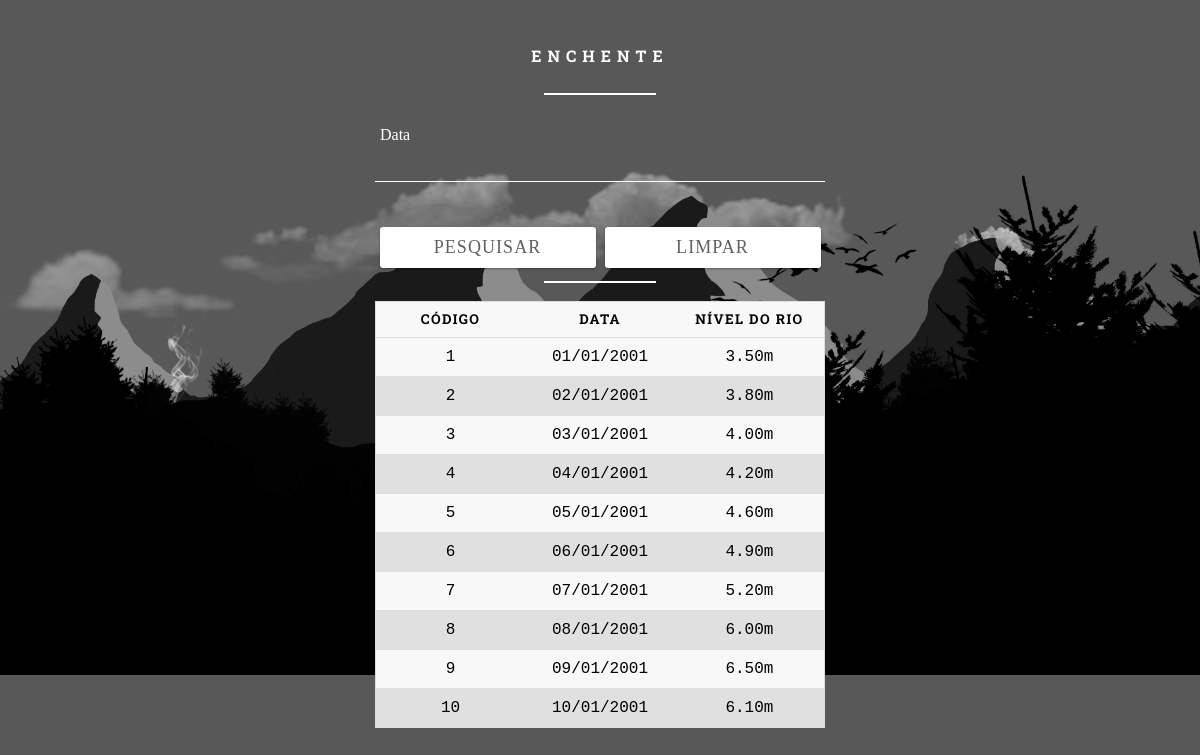
The page /ExerciciosCRUD1/Exercicio10.php on the database its author committed.
### tables this page shows
create table enchente(
	codigo int auto_increment primary key,
    dataAtual varchar(50),
    nivelDoRio decimal(16,2)
);

### ExerciciosCRUD1/conf/conf.inc.php (called while the page is built, shortened)
<?php
	$tb_enchente = 'enchente';
?>

### ExerciciosCRUD1/Exercicio10.php (the view, shortened to what this page needs)
<!DOCTYPE html>
<html lang="pt-BR">
<?php
  require 'connect/connect.php';
  $pesquisa = isset($_POST['pesquisa'])?$_POST['pesquisa']:'';
?>
<head>
  <link rel="stylesheet" href="assets/css/basico.css" />
</head>
<body>
  <form method="post">
    <h5>Enchente</h5>
    <hr class="dividir" />
    <div class="input">
      <input type="text" name="pesquisa" value="<?php echo $pesquisa; ?>" />
      <label>Data</label>
    </div>
    <div class="input">
      <input type="submit" value="Pesquisar" />
      <input type="reset" value="Limpar" />
    </div>
    </form>
    <form>
    <br /><br /><br />
    <hr class="dividir" />
    <br />
    <table>
      <thead>
        <th scope="col">Código</th>
        <th scope="col">Data</th>
        <th scope="col">Nível do Rio</th>
      </thead>
      <?php
        $sql = 'select * from '. $tb_enchente. ' where dataAtual like "'. $pesquisa. '%" order by codigo';
        $resultado = mysqli_query($conexao, $sql);
        while ($row = mysqli_fetch_array($resultado)) {
          echo '<tr>';
          echo '<td>'. $row['codigo']. '</td>';
          echo '<td>'. $row['dataAtual']. '</td>';
          echo '<td>'. $row['nivelDoRio']. 'm</td>';
          echo '</tr>';
        }
      ?>
    </table>
  </form>
</body>
</html>

### ExerciciosCRUD1/assets/css/basico.css (style rules this page uses)
body { background: url("../images/wallpaper.png"); background-position: top; background-repeat: repeat; background-clip: border-box; background-size: 100%; background-origin: border-box; background-attachment: fixed; font-family: 'Roboto Slab', monospace; color: white; font-size: 16px; font-weight: normal; }
form { width: 450px; margin: 45px auto; }
h5 { text-align: center; text-transform: uppercase; color: #fff; letter-spacing: 6px; font-size: 16px; }
hr.dividir { background: #fff; -webkit-box-shadow: none; box-shadow: none; border: none; height: 2px; width: 25%; margin: 0px auto 0px auto; }
.input { position: relative; margin: 45px 0; width: 450px; font-family: 'Roboto Slab'; }
label { font-family: 'Roboto Slab'; }
input, textarea { background: none; color: #fff; font-size: 18px; padding: 10px 10px 10px 5px; font-family: 'Roboto Slab'; display: block; width: 450px; border: none; border-radius: 0; border-bottom: 1px solid #fff; }
input:focus~label, input:valid~label, textarea:focus~label, textarea:valid~label { top: -14px; font-size: 16px; color: #fff; }
.input label { color: #fff; font-size: 16px; font-weight: normal; position: absolute; pointer-events: none; left: 5px; top: 10px; font-family: 'Roboto Slab'; -webkit-transition: 300ms ease all; transition: 300ms ease all; }
input[type="submit"], input[type="reset"] { background: white; color: #616161; border: none; padding: 10px 20px; border-radius: 3px; letter-spacing: 0.06em; text-transform: uppercase; text-decoration: none; outline: none; width: 48%; float: left; margin: auto 1% 1% 1%; -webkit-box-shadow: 0 1px 3px rgba(0, 0, 0, 0.12), 0 1px 2px rgba(0, 0, 0, 0.24); box-shadow: 0 1px 3pxrgba(0, 0, 0, 0.12), 0 1px 2px rgba(0, 0, 0, 0.24); -webkit-transition: all 0.3s cubic-bezier(0.25, 0.8, 0.25, 1); transition: all 0.3s cubic-bezier(0.25, 0.8, 0.25, 1); }
table { border: 1px solid #ccc; border-collapse: collapse; margin: 0; color: #000000; padding: 0; width: 100%; table-layout: fixed; border-radius: 15px; }
table tr { background: #f8f8f8; border: 1px solid #ddd; padding: .35em; }
table tr:nth-child(even) { background: #E0E0E0; border: 1px solid #ddd; padding: .35em; }
table th, table td { padding: .625em; text-align: center; }
table th { font-size: .85em; letter-spacing: .1em; text-transform: uppercase; }
*, *:before, *:after { box-sizing: border-box; }

### rows shown on the page
enchente: codigo "1", dataAtual "01/01/2001", nivelDoRio "3.50"
enchente: codigo "2", dataAtual "02/01/2001", nivelDoRio "3.80"
enchente: codigo "3", dataAtual "03/01/2001", nivelDoRio "4.00"
enchente: codigo "4", dataAtual "04/01/2001", nivelDoRio "4.20"
enchente: codigo "5", dataAtual "05/01/2001", nivelDoRio "4.60"
enchente: codigo "6", dataAtual "06/01/2001", nivelDoRio "4.90"
enchente: codigo "7", dataAtual "07/01/2001", nivelDoRio "5.20"
enchente: codigo "8", dataAtual "08/01/2001", nivelDoRio "6.00"
enchente: codigo "9", dataAtual "09/01/2001", nivelDoRio "6.50"
enchente: codigo "10", dataAtual "10/01/2001", nivelDoRio "6.10"
